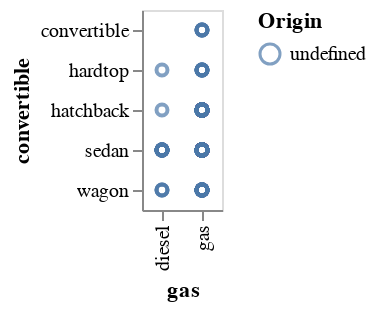

Notebook source saved alongside this figure:
### Code cell
points = alt.Chart(data).mark_point().encode(
    x='gas:O',
    y='convertible:O',
    color=alt.condition(brush, 'Origin:N', alt.value('lightgray'))
).add_selection(
    brush
)

points

### Figure 1 — Vega-Lite specification as saved in the notebook (floating-point values rounded to 4 significant figures; data arrays with more than 128 entries replaced by an {"elided": "..."} marker saying what was removed)
{"config": {"view": {"continuousWidth": 400, "continuousHeight": 300}}, "data": {"name": "data-5100354aa4b357aa1c1b4c30a8055477"}, "mark": "point", "encoding": {"color": {"condition": {"field": "Origin", "type": "nominal", "selection": "selector001"}, "value": "lightgray"}, "x": {"field": "gas", "type": "ordinal"}, "y": {"field": "convertible", "type": "ordinal"}}, "selection": {"selector001": {"type": "interval"}}, "$schema": "https://vega.github.io/schema/vega-lite/v4.17.0.json", "datasets": {"data-5100354aa4b357aa1c1b4c30a8055477": {"elided": "204 records"}}}
